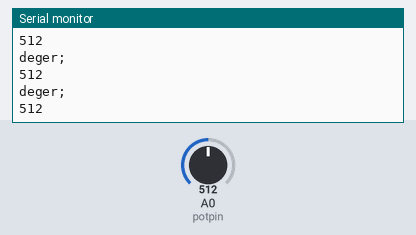
The sketch below on a simulated Arduino Uno, built with avr-gcc and run on an emulated ATmega328P. On the bench: the last lines printed to the serial monitor. The test bench sets the inputs (shaded band); at power-on: A0 (potpin) = 512.

Above: at 1.3 s.
1.4 s: A0 (potpin) set to 716
At 1.81 s:
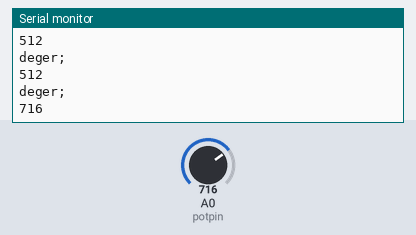
2.9 s: A0 (potpin) set to 900
At 3.31 s:
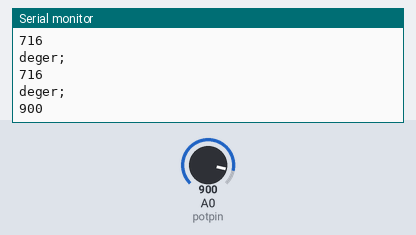
Timing chart, 0 to 5.9 s (numbered marks = the images above; inputs shaded):
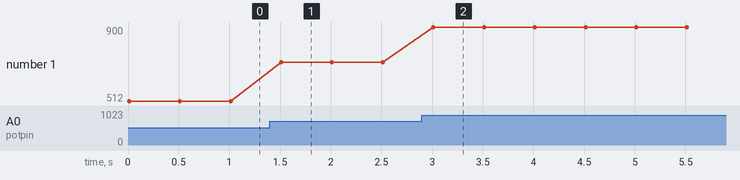

The sketch:

potansiyometre.ino
```cpp
const byte potpin = A0;
void setup() {
Serial.begin(9600);
pinMode(A0,INPUT);
}

void loop() {
  Serial.println("deger;  ");
//gelenveri = digitalRead(potpin);
  Serial.println(analogRead(A0));
  delay(500);
}
```

Measured:
- after the input at 1.4 s, the serial monitor: prints a new line after 0.11 s (image 1)
- after the input at 2.9 s, the serial monitor: prints a new line after 0.11 s (image 2)
- plotted number 1: 512 → 716 after the input at 1.4 s, 716 → 900 after the input at 2.9 s
